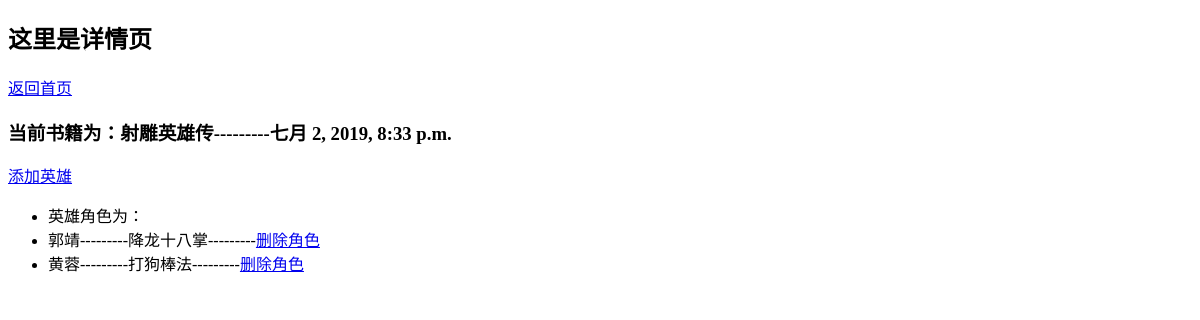
The page /detail/2/ on the database as committed earlier.
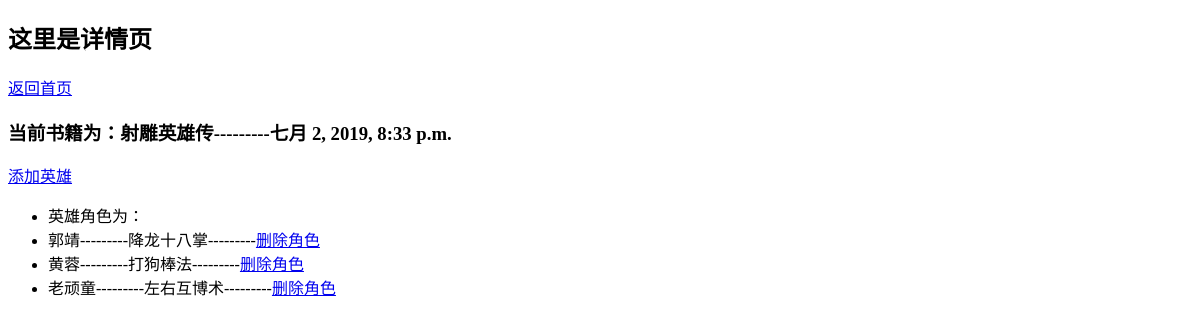
The same page on the database as committed later.
### booktest/models.py (models this page shows, shortened)
class BookInfo(models.Model):
    title = models.CharField(max_length=20)
    pub_date = models.DateTimeField(auto_now=True)
    def __str__(self):
        return self.title

class HeroInfo(models.Model):
    name = models.CharField(max_length=20)
    gender = models.CharField(max_length=5, choices=(('man', '男'), ('woman', '女')))
    content = models.CharField(max_length=100)
    book = models.ForeignKey(BookInfo, on_delete=models.CASCADE)

### booktest/views.py (the view)
# urls.py: url(r'^detail/(\d+)/$', views.detail, name='detail'),
def detail(request, id):
    book = BookInfo.objects.get(pk=id)
    return render(request, 'booktest/detail.html', {'book': book})

### templates/booktest/detail.html (shortened to what this page needs)
<!DOCTYPE html>
<html lang="en">
<head>
</head>
<body>
    <h2>这里是详情页</h2>
    <p><a href="{% url 'booktest:index' %}">返回首页</a></p>
    <h3>当前书籍为：{{book}}---------{{book.pub_date}}</h3>
    <p><a href="{% url 'booktest:addhero' book.id %}">添加英雄</a></p>
    <ul>
    {% if book.heroinfo_set.count %}
        <li>英雄角色为：</li>
        {% for hero in book.heroinfo_set.all %}
        <li>{{hero.name}}---------{{hero.content}}---------<a href="{% url 'booktest:deletehero' hero.id %}">删除角色</a></li>
        {% endfor %}
    {% else %}
        <li>没有英雄角色</li>
    {% endif %}
    </ul>
</body>
</html>

Rows that differ between the two databases and show on the page:
added HeroInfo: name "老顽童", content "左右互博术"
